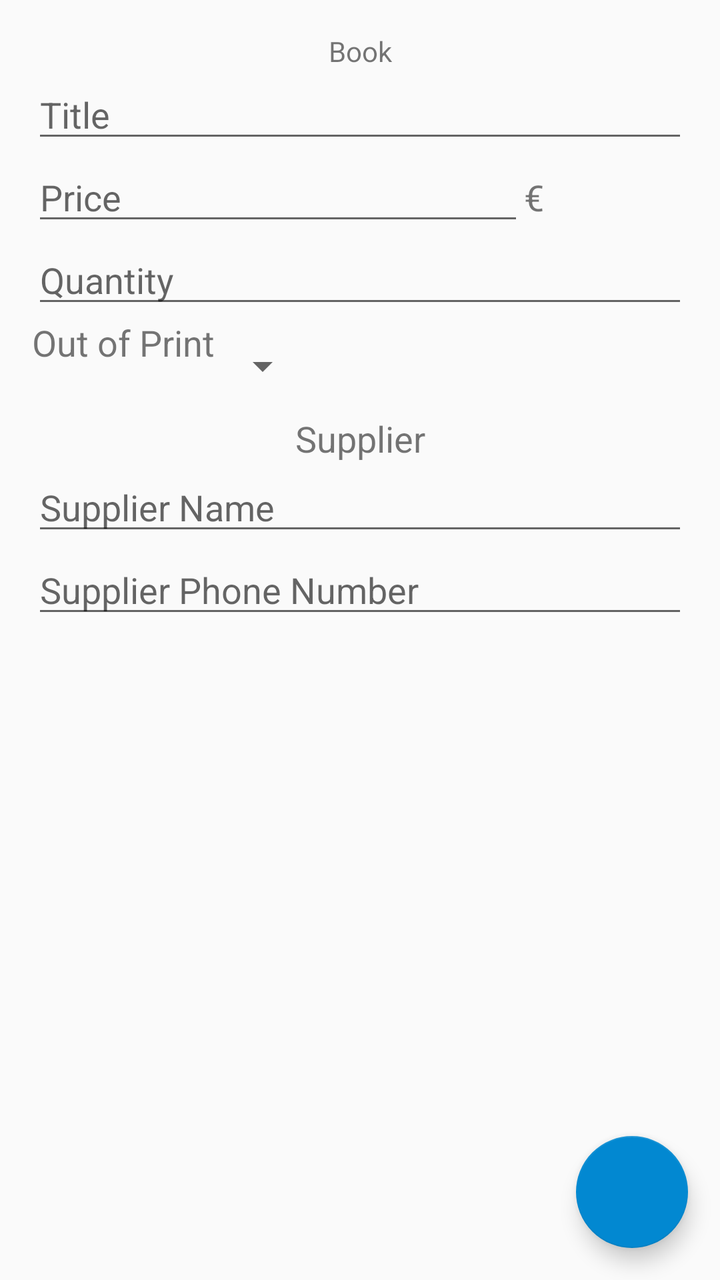
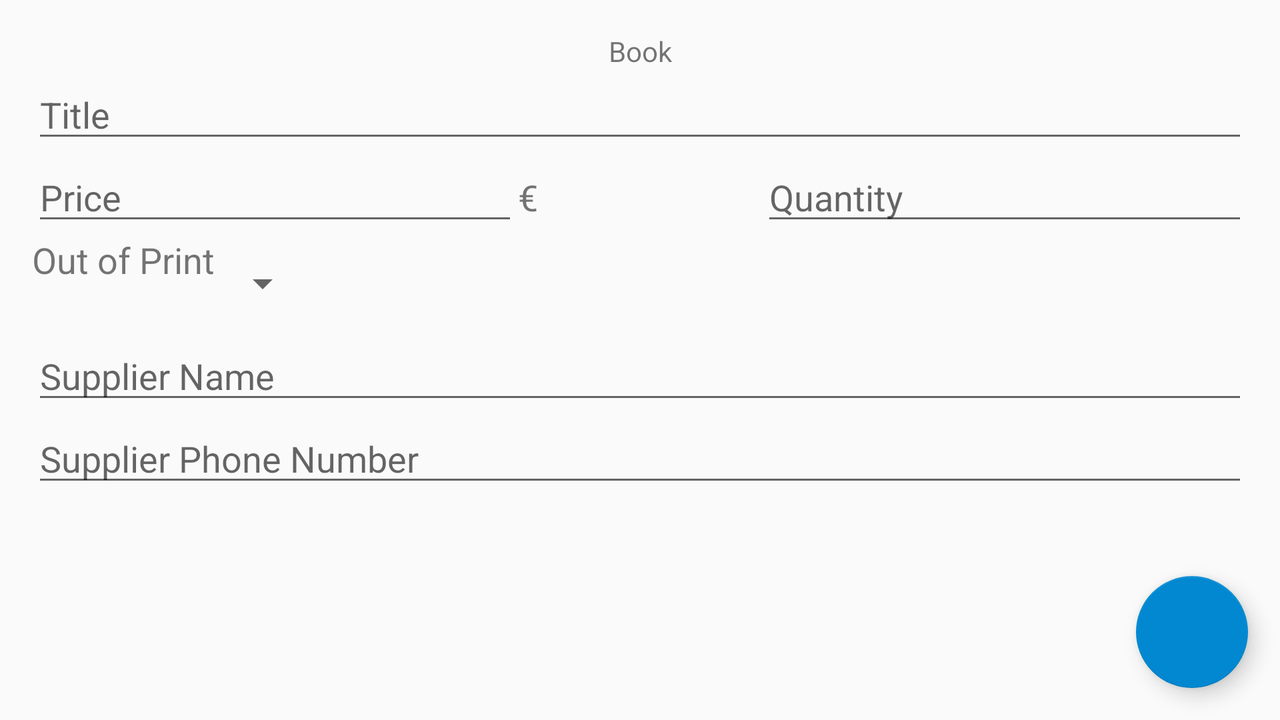

An Android layout and its configuration variant, each rendered on a device that would load it. The default file and the variant file are quoted in full after the pictures.
<!-- AndroidManifest.xml: application theme AppTheme -->
<!-- res/layout/activity_book_edit.xml -->
<?xml version="1.0" encoding="utf-8"?>
<RelativeLayout
    xmlns:android="http://schemas.android.com/apk/res/android"
    android:layout_width="match_parent"
    android:layout_height="match_parent">

<LinearLayout
    xmlns:android="http://schemas.android.com/apk/res/android"
    android:layout_width="match_parent"
    android:layout_height="match_parent"
    android:padding="16dp"
    android:orientation="vertical">

    <TextView
        android:id="@+id/book_label"
        android:layout_width="match_parent"
        android:layout_height="wrap_content"
        android:gravity="center"
        android:text="@string/book_label"
        android:textSize="@dimen/book_label_text_size" />

    <EditText
        android:id="@+id/edit_book_title"
        android:layout_width="match_parent"
        android:layout_height="wrap_content"
        android:hint="@string/title_hint"
        android:inputType="textCapWords" />

    <LinearLayout
        android:layout_width="match_parent"
        android:layout_height="wrap_content"
        android:orientation="horizontal">

        <EditText
            android:id="@+id/edit_book_price"
            android:layout_width="0dp"
            android:layout_height="wrap_content"
            android:layout_weight="3"
            android:hint="@string/price_hint"
            android:inputType="numberDecimal" />

        <TextView
            android:id="@+id/currency"
            android:layout_width="0dp"
            android:layout_height="wrap_content"
            android:layout_weight="1"
            android:text="@string/currency_symbol"
            android:textSize="@dimen/text_size" />

    </LinearLayout>


    <EditText
        android:id="@+id/edit_book_quantity"
        android:layout_width="match_parent"
        android:layout_height="wrap_content"
        android:hint="@string/quantity_hint"
        android:inputType="number"/>




    <LinearLayout
        android:layout_width="match_parent"
        android:layout_height="wrap_content"
        android:orientation="horizontal">

        <TextView
            android:id="@+id/out_of_print_label"
            android:layout_width="wrap_content"
            android:layout_height="wrap_content"
            android:text="@string/out_of_print_label"
            android:textSize="@dimen/text_size" />

        
        <Spinner
            android:id="@+id/info_on_book_production_spinner"
            android:layout_width="wrap_content"
            android:layout_height="@dimen/spinner_height"
            android:spinnerMode="dropdown" />

    </LinearLayout>

    <TextView
        android:id="@+id/supplier_label"
        android:layout_width="match_parent"
        android:layout_height="wrap_content"
        android:gravity="center"
        android:text="@string/supplier_label"
        android:textSize="@dimen/text_size" />

    <EditText
        android:id="@+id/edit_supplier_name"
        android:layout_width="match_parent"
        android:layout_height="wrap_content"
        android:hint="@string/supplier_name_hint"
        android:inputType="textCapWords" />

    <EditText
        android:id="@+id/edit_supplier_phone_number"
        android:layout_width="match_parent"
        android:layout_height="wrap_content"
        android:hint="@string/supplier_phone_number_hint"
        android:inputType="phone" />



</LinearLayout>

    <android.support.design.widget.FloatingActionButton
        android:id="@+id/fab2"
        style="@style/FabStyle"
        android:layout_gravity="end"/>



</RelativeLayout>
<!-- resources referenced by this layout -->
<resources>
  <dimen name="spinner_height">48dp</dimen>
  <dimen name="text_size">18sp</dimen>
  <string name="book_label">Book</string>
  <string name="currency_symbol" translatable="false">€</string>
  <string name="out_of_print_label">Out of Print</string>
  <string name="price_hint">Price</string>
  <string name="quantity_hint">Quantity</string>
  <string name="supplier_label">Supplier</string>
  <string name="supplier_name_hint">Supplier Name</string>
  <string name="supplier_phone_number_hint">Supplier Phone Number</string>
  <string name="title_hint">Title</string>
  <style name="FabStyle">
          <item name="android:layout_width">wrap_content</item>
          <item name="android:layout_height">wrap_content</item>
          <item name="android:layout_margin">@dimen/fab_layout_margin</item>
          <item name="android:src">@drawable/ic_add</item>
          <item name="android:layout_alignParentBottom">true</item>
          <item name="android:layout_alignParentEnd">true</item>
          <item name="android:layout_alignParentRight">true</item>
      </style>
  <style name="AppTheme" parent="Theme.AppCompat.Light.DarkActionBar">
          
          <item name="colorPrimary">@color/colorPrimary</item>
          <item name="colorPrimaryDark">@color/colorPrimaryDark</item>
          <item name="colorAccent">@color/colorAccent</item>
      </style>
  <dimen name="fab_layout_margin">16dp</dimen>
  <color name="colorPrimary">#D81B60</color>
  <color name="colorPrimaryDark">#303F9F</color>
  <color name="colorAccent">#0288D1</color>
</resources>
<!-- res/layout-land/activity_book_edit.xml (the repository's variant of the layout above) -->
<!-- drawn on the phone turned sideways -->
<?xml version="1.0" encoding="utf-8"?>
<RelativeLayout
    xmlns:android="http://schemas.android.com/apk/res/android"
    android:layout_width="match_parent"
    android:layout_height="match_parent">

<LinearLayout
    xmlns:android="http://schemas.android.com/apk/res/android"
    android:layout_width="match_parent"
    android:layout_height="match_parent"
    android:padding="16dp"
    android:orientation="vertical">

    <TextView
        android:id="@+id/book_label"
        android:layout_width="match_parent"
        android:layout_height="wrap_content"
        android:gravity="center"
        android:text="@string/book_label"
        android:textSize="@dimen/book_label_text_size" />

    <EditText
        android:id="@+id/edit_book_title"
        android:layout_width="match_parent"
        android:layout_height="wrap_content"
        android:hint="@string/title_hint"
        android:inputType="textCapWords" />

    <LinearLayout
        android:layout_width="match_parent"
        android:layout_height="wrap_content"
        android:orientation="horizontal">

        <EditText
            android:id="@+id/edit_book_price"
            android:layout_width="0dp"
            android:layout_height="wrap_content"
            android:layout_weight="2"
            android:hint="@string/price_hint"
            android:inputType="numberDecimal" />

        <TextView
            android:id="@+id/currency"
            android:layout_width="0dp"
            android:layout_height="wrap_content"
            android:layout_weight="1"
            android:text="@string/currency_symbol"
            android:textSize="@dimen/text_size" />

        <EditText
            android:id="@+id/edit_book_quantity"
            android:layout_width="0dp"
            android:layout_height="wrap_content"
            android:layout_weight="2"
            android:hint="@string/quantity_hint"
            android:inputType="number"/>

    </LinearLayout>



    <LinearLayout
        android:layout_width="match_parent"
        android:layout_height="wrap_content"
        android:orientation="horizontal">

        <TextView
            android:id="@+id/out_of_print_label"
            android:layout_width="wrap_content"
            android:layout_height="wrap_content"
            android:text="@string/out_of_print_label"
            android:textSize="@dimen/text_size" />

        
        <Spinner
            android:id="@+id/out_of_print_spinner"
            android:layout_width="wrap_content"
            android:layout_height="@dimen/spinner_height"
            android:spinnerMode="dropdown" />

    </LinearLayout>

    <EditText
        android:id="@+id/edit_supplier_name"
        android:layout_width="match_parent"
        android:layout_height="wrap_content"
        android:hint="@string/supplier_name_hint"
        android:inputType="textCapWords" />

    <EditText
        android:id="@+id/edit_supplier_phone_number"
        android:layout_width="match_parent"
        android:layout_height="wrap_content"
        android:hint="@string/supplier_phone_number_hint"
        android:inputType="phone" />

</LinearLayout>

    <android.support.design.widget.FloatingActionButton
        android:id="@+id/fab2"
        style="@style/FabStyle"
        android:layout_gravity="end"/>



</RelativeLayout>
<!-- resources referenced by the variant -->
<!-- as the phone turned sideways resolves them -->
<resources>
  <dimen name="spinner_height">48dp</dimen>
  <dimen name="text_size">18sp</dimen>
  <string name="book_label">Book</string>
  <string name="currency_symbol" translatable="false">€</string>
  <string name="out_of_print_label">Out of Print</string>
  <string name="price_hint">Price</string>
  <string name="quantity_hint">Quantity</string>
  <string name="supplier_name_hint">Supplier Name</string>
  <string name="supplier_phone_number_hint">Supplier Phone Number</string>
  <string name="title_hint">Title</string>
  <style name="FabStyle">
          <item name="android:layout_width">wrap_content</item>
          <item name="android:layout_height">wrap_content</item>
          <item name="android:layout_margin">@dimen/fab_layout_margin</item>
          <item name="android:src">@drawable/ic_add</item>
          <item name="android:layout_alignParentBottom">true</item>
          <item name="android:layout_alignParentEnd">true</item>
          <item name="android:layout_alignParentRight">true</item>
      </style>
  <style name="AppTheme" parent="Theme.AppCompat.Light.DarkActionBar">
          
          <item name="colorPrimary">@color/colorPrimary</item>
          <item name="colorPrimaryDark">@color/colorPrimaryDark</item>
          <item name="colorAccent">@color/colorAccent</item>
      </style>
  <dimen name="fab_layout_margin">16dp</dimen>
  <color name="colorPrimary">#D81B60</color>
  <color name="colorPrimaryDark">#303F9F</color>
  <color name="colorAccent">#0288D1</color>
</resources>
